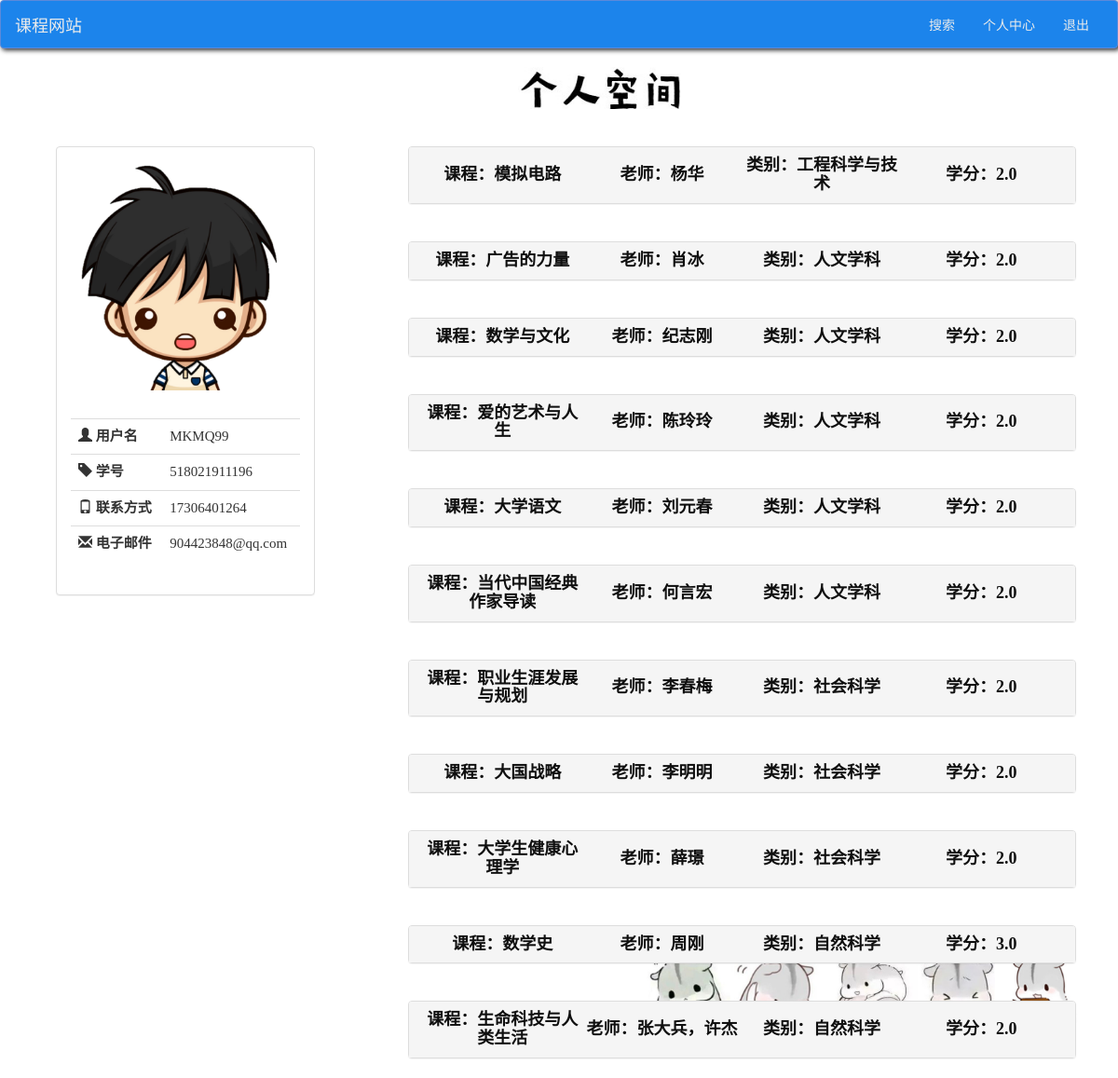
Page /my_account/ (signed in) on the committed database.
### log_sign/models.py (models this page shows)
class normal_user(models.Model):
    user = models.OneToOneField(User, on_delete=models.CASCADE)
    student_number = models.CharField(blank=True, max_length=50)
    phone = models.CharField(blank=True, max_length=50)
    class Meta:
        verbose_name_plural = 'normal_user'

### course_search_judgement/models.py (models this page shows)
class judgement_system(models.Model):
    name = models.ForeignKey(normal_user, on_delete=models.CASCADE)
    course = models.ForeignKey(course, on_delete=models.CASCADE)
    create_date = models.DateTimeField(default=datetime.datetime.now())
    recommend_mark = models.DecimalField(max_digits=2, decimal_places=0)  # 推荐程度
    hard_core_mark = models.DecimalField(max_digits=2, decimal_places=0)  # 硬核程度
    mark_of_interest = models.DecimalField(max_digits=2, decimal_places=0)  # 无聊程度
    time_for_homework = models.CharField(max_length=100, null=False)  # 平时作业及用时
    the_constitution_of_grade = models.CharField(max_length=50, null=False)  # 综合分数组成
    comment_of_the_course = models.CharField(max_length=300, null=False)  # 课程体验及评价
    comment_of_the_teacher = models.CharField(max_length=300, null=False)  # 教师评价
    number_of_thumb_up = models.DecimalField(max_digits=3, decimal_places=0, default=0)  # 点赞的数目

class course(models.Model):
    name = models.CharField(max_length=20, null=False)
    teacher = models.CharField(max_length=10, null=False)
    credit = models.DecimalField(max_digits=10, decimal_places=1)
    type = models.CharField(max_length=20)

### my_account/views.py (the view)
# urls.py: path('', views.my_account, name='my_account'),
def my_account(request):
    user = request.user
    user_ = normal_user.objects.filter(user=user)
    user_id = user_[0].id
    judges = judgement_system.objects.filter(name_id=user_id)
    normal_user_ = normal_user.objects.filter(id=user_id)
    judges.student_number = normal_user_[0].student_number
    judges.phone = normal_user_[0].phone
    auth_ = User.objects.filter(id=normal_user_[0].user_id)
    judges.email = auth_[0].email
    judges.username = auth_[0].username
    for judge in judges:
        my_course = course.objects.filter(id=judge.course_id)
        judge.course_name = my_course[0].name
        judge.course_teacher = my_course[0].teacher
        judge.course_type = my_course[0].type
        judge.course_credit = my_course[0].credit
        thumb_ = thumb_up.objects.filter(user_id_id=user_id, judgement_id_id=judge.id)
        if thumb_:
            judge.tb = 1
        else:
            judge.tb = 0
    return render(request, 'my_account.html', {'my_account': judges})

### templates/my_account.html (shortened to what this page needs)
{% extends 'base.html' %}
{% load static %}
{% block css %}
    <link href="//cdn.bootcss.com/bootstrap/3.3.6/css/bootstrap.min.css" rel="stylesheet">
    <link href="{% static 'bootstrap/css/star-rating.css' %}" media="all" rel="stylesheet" type="text/css"/>
    <link href="{% static 'css/my_account.css' %}" rel="stylesheet"/>
{% endblock %}
{% block content %}
    <div class="row" style="margin-left: 5vw;margin-top: 20px;margin-bottom: 20px">
        <div class="col-md-4 col-lg-offset-5 ">
            <img src={% static "/img/pendant_1.png" %} alt="个人空间" style="width: 15vw;">
        </div>
    </div>
    <div class="row" style="margin-top: 10px">
        <div class="col-md-3" id="user-box">
            <div class="panel panel-default">
                <div class="panel-body">
                    <img src={% static "/img/user.png" %} alt="头像">
                </div>
                <div class="panel-body">
                    <table class="table table-borderless" style="table-layout: fixed;">
                        <tr>
                            <td colspan="2"><span class="glyphicon glyphicon-user"></span> <p style="font-weight: bolder;display: inline">用户名</p></td>
                            <td colspan="3">{{ my_account.username }}</td>
                        </tr>
                        <tr>
                            <td colspan="2"><span class="glyphicon glyphicon-tag"></span> <p style="font-weight: bolder;display: inline">学号</p></td>
                            <td colspan="3">{{ my_account.student_number }}</td>
                        </tr>
                        <tr>
                            <td colspan="2"><span class="glyphicon glyphicon-phone"></span> <p style="font-weight: bolder;display: inline">联系方式</p></td>
                            <td colspan="3">{{ my_account.phone }}</td>
                        </tr>
                        <tr>
                            <td colspan="2"><span class="glyphicon glyphicon-envelope"></span> <p style="font-weight: bolder;display: inline">电子邮件</p></td>
                            <td colspan="3">{{ my_account.email }}</td>
                        </tr>
                    </table>
                </div>
            </div>
        </div>
        <div class="col-md-7" style="padding: 0;margin-right: 5vw;float: right;display: inline">
            {% for judge in my_account %}
                <div class="col-md-7" id="content-box">
                    <div class="panel-group" id="accordion{{ judge.id }}">
                        <div class="panel panel-default">
                            <div class="panel-heading">
                                <h4 class="panel-title">
                                    <a id= "course-info" data-toggle="collapse" data-parent="#accordion{{ judge.id }}" href="#collapse{{ judge.id }}">
                                        <table class="title" style="table-layout: fixed;font-family: 宋体;font-weight: bold;">
                                            <tr>
                                                <td>课程：{{ judge.course_name }}</td>
                                                <td>老师：{{ judge.course_teacher }}</td>
                                                <td>类别：{{ judge.course_type }}</td>
                                                <td>学分：{{ judge.course_credit }}</td>
                                            </tr>
                                        </table>
                                    </a>
                                </h4>
                            </div>
                        </div>
                    </div>
                </div>
            {% endfor %}
            <div class="col-md-4 col-md-offset-4" id="pic-box">
                <img src={% static "/img/仓鼠.png" %} alt="装饰图片" style="position: fixed;bottom: 30px;width: 40%;display: inline-block">
            </div>
        </div>
    </div>
{% endblock %}

### static/css/my_account.css (style rules this page uses)
#content-box { margin-top: 20px; margin-right: 0; margin-left: 0; padding: 0; display: inline; z-index: 10; width: 100%; }
#user-box { margin-top: 20px; display: inline; float:left; margin-left: 5vw; }
img { width: 100%; }
#course-info { font-size: 20px; font-family: "微软雅黑 Light"; font-weight: bold; text-decoration: none; }
#course-info:link { color: #0f0f0f; }
.title { width: 100%; text-align: center; font-size: 18px; }
.table { font-size: 15px; font-family: 宋体; }
body { position: relative; }

### rows in the picture
normal_user: student_number "518021911196", phone "17306401264"
judgement_system: course_name "模拟电路", course_teacher "杨华", course_type "工程科学与技术", course_credit "2.0"
judgement_system: course_name "广告的力量", course_teacher "肖冰", course_type "人文学科", course_credit "2.0"
judgement_system: course_name "数学与文化", course_teacher "纪志刚", course_type "人文学科", course_credit "2.0"
judgement_system: course_name "爱的艺术与人生", course_teacher "陈玲玲", course_type "人文学科", course_credit "2.0"
judgement_system: course_name "大学语文", course_teacher "刘元春", course_type "人文学科", course_credit "2.0"
judgement_system: course_name "当代中国经典作家导读", course_teacher "何言宏", course_type "人文学科", course_credit "2.0"
judgement_system: course_name "职业生涯发展与规划", course_teacher "李春梅", course_type "社会科学", course_credit "2.0"
judgement_system: course_name "大国战略", course_teacher "李明明", course_type "社会科学", course_credit "2.0"
judgement_system: course_name "大学生健康心理学", course_teacher "薛璟", course_type "社会科学", course_credit "2.0"
judgement_system: course_name "数学史", course_teacher "周刚", course_type "自然科学", course_credit "3.0"
judgement_system: course_name "生命科技与人类生活", course_teacher "张大兵，许杰", course_type "自然科学", course_credit "2.0"

### other values in the picture
{{ my_account.username }} "MKMQ99"
{{ my_account.email }} "904423848@qq.com"
